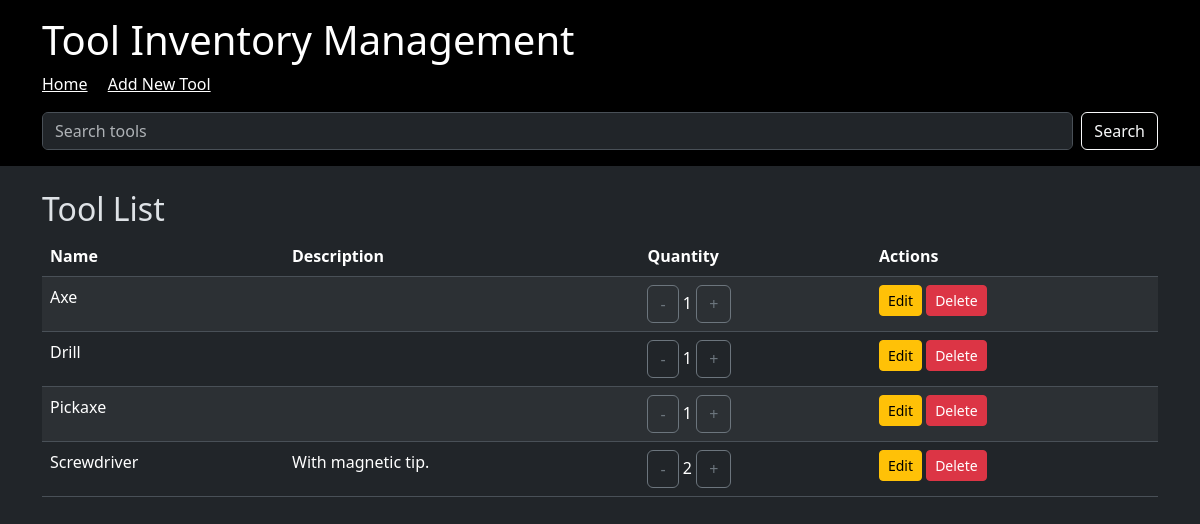
Before: / with the older database file.
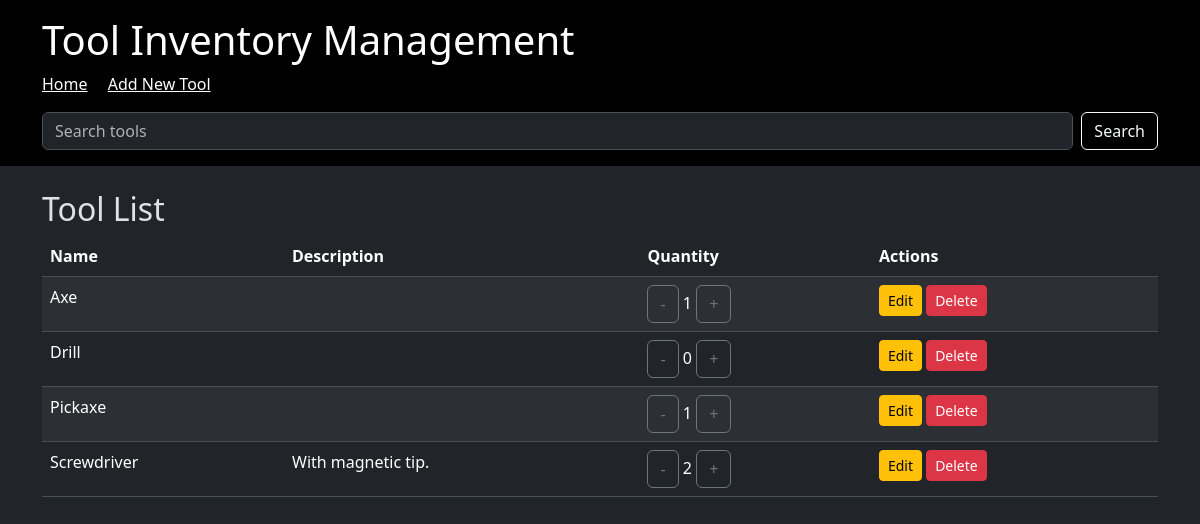
After: the same page with the newer database file.
### src/tool_inventory/models.py (models this page shows)
class Tool(SQLModel, table=True):
    id: UUID = Field(default_factory=uuid4, primary_key=True)
    name: str = Field(index=True, nullable=False, min_length=1)
    quantity: int = Field(default=0, ge=0)
    description: str = ""
    image: str = ""

### src/tool_inventory/routers/webapp.py (the view)
@router.get("/")
async def web_read_tools(
    request: Request,
) -> HTMLResponse:
    with Session(engine) as session:
        db = Database(session)
        tools = db.get_tools()
        return templates.TemplateResponse(
            "index.html",
            {"request": request, "tools": tools},
        )

### src/tool_inventory/templates/index.html (shortened to what this page needs)
{% extends "base.html" %}
{% block content %}
    <h2>Tool List</h2>
    <table class="table table-striped">
        <thead>
            <tr>
                <th>Name</th>
                <th>Description</th>
                <th>Quantity</th>
                <th>Actions</th>
            </tr>
        </thead>
        <tbody>
            {% for tool in tools %}
                <tr id="tool-{{ tool.id }}">
                    <td>{{ tool.name }}</td>
                    <td>{{ tool.description }}</td>
                    <td>
                        <form action="{{ url_for('web_update_quantity', tool_id=tool.id) }}" method="post" target="quantity-iframe-{{ tool.id }}" style="display:inline;">
                            <button type="submit" name="action" value="decrement" class="btn btn-outline-secondary">-</button>
                            <span id="quantity-{{ tool.id }}">{{ tool.quantity }}</span>
                            <button type="submit" name="action" value="increment" class="btn btn-outline-secondary">+</button>
                        </form>
                    </td>
                    <td>
                        <a href="{{ url_for('web_edit_tool', tool_id=tool.id) }}" class="btn btn-sm btn-warning">Edit</a>
                        <form action="{{ url_for('web_delete_tool', tool_id=tool.id) }}" method="post" target="tool-delete-{{ tool.id }}" class="d-inline">
                            <button type="submit" class="btn btn-sm btn-danger">Delete</button>
                        </form>
                    </td>
                </tr>
            {% endfor %}
        </tbody>
    </table>
{% endblock %}

### src/tool_inventory/templates/base.html (shortened to what this page needs)
<!DOCTYPE html>
<html data-bs-theme="dark">
<head>
    <link href="{{ url_for('static', path='/bootstrap.min.css') }}" rel="stylesheet">
</head>
<body>
    <header class="bg-black text-white p-3">
        <div class="container">
            <h1>Tool Inventory Management</h1>
            <nav>
                <a href="{{ url_for('web_read_tools') }}" class="text-white me-3">Home</a>
                <a href="{{ url_for('web_create_tool_form') }}" class="text-white">Add New Tool</a>
            </nav>
            <form action="{{ url_for('web_search_tools') }}" method="get" class="d-flex mt-3">
                <input class="form-control me-2" type="search" name="query" placeholder="Search tools" aria-label="Search" value="{{ query if query else '' }}">
                <button class="btn btn-outline-light" type="submit">Search</button>
            </form>
        </div>
    </header>
    <main class="container mt-4">
        {% block content %}{% endblock %}
    </main>
</body>
</html>

Changed rows visible on the page:
changed Tool "Drill": quantity "1" → "0"
